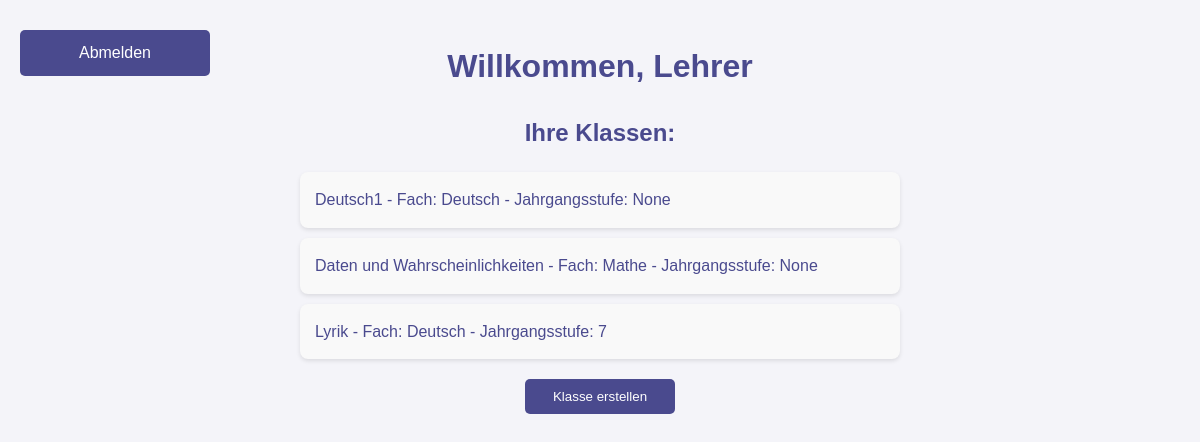
The app's page /teacher_dashboard (signed in), older data.
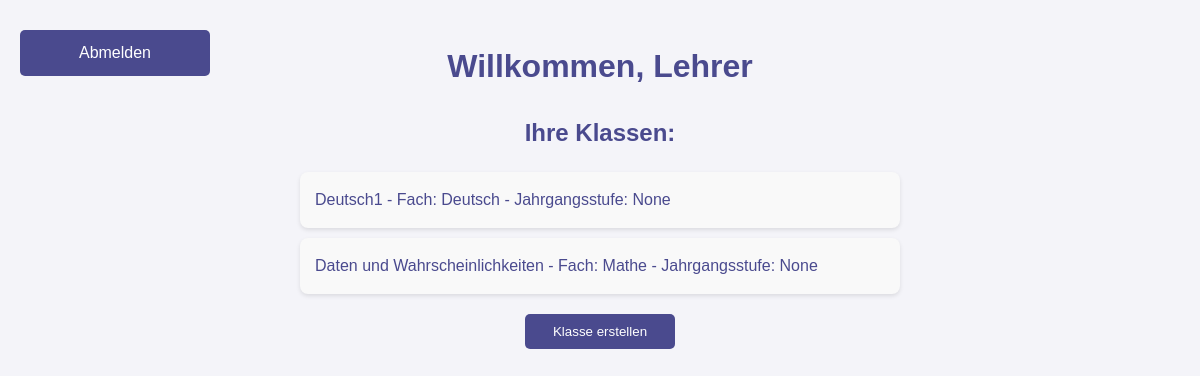
The same page, newer data.
### tables this page shows
CREATE TABLE Teachers (
    id INTEGER PRIMARY KEY AUTOINCREMENT,
    name TEXT NOT NULL,
    email TEXT UNIQUE NOT NULL,
    password TEXT NOT NULL
);

CREATE TABLE Classes (
    id INTEGER PRIMARY KEY AUTOINCREMENT,
    class_name TEXT NOT NULL,
    subject TEXT NOT NULL,
    teacher_id INTEGER, grade_level INTEGER CHECK (grade_level BETWEEN 1 AND 13),
    FOREIGN KEY (teacher_id) REFERENCES Teachers(id)
);

### app.py (the view)
@app.route('/teacher_dashboard')
def teacher_dashboard():
    if 'teacher_id' not in session:
        return redirect('/')
    teacher_id = session['teacher_id']
    conn = get_db_connection()
    teacher = conn.execute('SELECT * FROM Teachers WHERE id = ?', (teacher_id,)).fetchone()
    classes = conn.execute(
        'SELECT id, class_name, subject, grade_level FROM Classes WHERE teacher_id = ?',
        (teacher_id,)
    ).fetchall()
    conn.close()
    return render_template('teacher_dashboard.html', teacher=teacher, classes=classes)

### app.py (called while the page is built)
def get_db_connection():
    conn = sqlite3.connect('ahg/database.db')
    conn.row_factory = sqlite3.Row
    return conn

### templates/teacher_dashboard.html (shortened to what this page needs)
<!DOCTYPE html>
<html lang="de">
<head>
    <link rel="stylesheet" href="{{ url_for('static', filename='styles.css') }}">
</head>
<body>
    <div class="top-buttons">
        <a href="/" class="button">Abmelden</a>
    </div>
    <h1>Willkommen, {{ teacher['name'] }}</h1>
    <h2>Ihre Klassen:</h2>
    <ul class="class-list">
        {% for class in classes %}
            <li>
                <a href="/class_details_teacher/{{ class['id'] }}/{{ teacher['id'] }}">
                    {{ class['class_name'] }} - Fach: {{ class['subject'] }} - Jahrgangsstufe: {{ class['grade_level'] }}
                </a>
            </li>
        {% endfor %}
    </ul>
    <div id="teacher-options" style="text-align: center;">
        <button onclick="showCreateClass()">Klasse erstellen</button>
    </div>
</body>
</html>

### static/styles.css (style rules this page uses)
body { font-family: 'Arial', sans-serif; background-color: #f4f4f9; color: #333; margin: 0; padding: 20px; line-height: 1.6; }
h1, h2, h3 { color: #4a4a8e; text-align: center; }
.button, button, .back-button { background-color: #4a4a8e; color: white; border: none; padding: 10px 20px; margin: 10px 0; border-radius: 5px; cursor: pointer; transition: background-color 0.3s ease; text-decoration: none; display: block; text-align: center; width: 150px; margin-left: auto; margin-right: auto; }
.top-buttons { position: absolute; top: 20px; left: 20px; display: flex; gap: 10px; }
ul.class-list, ul.student-list { list-style-type: none; padding: 0; max-width: 600px; margin: 20px auto; }
ul.class-list li, ul.student-list li { background-color: #f9f9f9; margin: 10px 0; padding: 15px; border-radius: 8px; box-shadow: 0 2px 4px rgba(0, 0, 0, 0.1); transition: transform 0.2s; }
a { text-decoration: none; color: #4a4a8e; }

Row changes from the older to the newer data that the page shows:
removed Classes: class_name "Lyrik", subject "Deutsch", grade_level "7"
